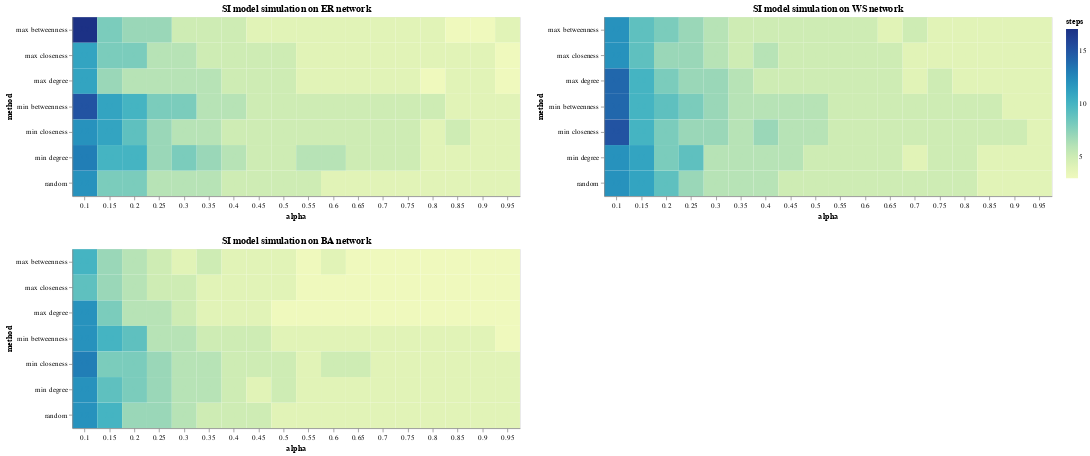

The notebook cell saved with this chart:
### Code cell
def create_heatmap(df: pd.DataFrame, G: Graph):
	"""
	Creates a heatmap of the number of steps needed to infect all nodes for each combination of alpha and method.

	Parameters
	----------
	df : pandas.DataFrame
	The dataframe containing the results of the simulations.
	graph : int
	The index of the graph to be plotted.

	Returns
	-------
	altair.Chart
	The heatmap.
	"""

	heat = alt.Chart(df[df['graph'] == G]).mark_rect().encode(
		x = alt.X('alpha:O',
					title='alpha',
					axis=alt.Axis(labelAngle=0)),
		y = alt.Y('method:O'),
		color = alt.Color('steps:Q', title='steps')
	).properties(
		width=600,
		height=240,
		title=f'SI model simulation on {G} network'
	)

	text = heat.mark_text(color='black').encode(
		text='steps:Q'
	)

	return heat + text

(create_heatmap(df, 'ER') & create_heatmap(df, 'BA')) | create_heatmap(df, 'WS')

### Figure 1 — Vega specification as saved in the notebook (floating-point values rounded to 4 significant figures)
{"$schema": "https://vega.github.io/schema/vega/v5.json", "data": [{"name": "source_0", "values": [{"alpha": 0.1, "method": "random", "steps": 12}, {"alpha": 0.1, "method": "max degree", "steps": 11}, {"alpha": 0.1, "method": "min degree", "steps": 13}, {"alpha": 0.1, "method": "max betweenness", "steps": 17}, {"alpha": 0.1, "method": "min betweenness", "steps": 15}, {"alpha": 0.1, "method": "max closeness", "steps": 11}, {"alpha": 0.1, "method": "min closeness", "steps": 12}, {"alpha": 0.15, "method": "random", "steps": 8}, {"alpha": 0.15, "method": "max degree", "steps": 7}, {"alpha": 0.15, "method": "min degree", "steps": 10}, {"alpha": 0.15, "method": "max betweenness", "steps": 8}, {"alpha": 0.15, "method": "min betweenness", "steps": 11}, {"alpha": 0.15, "method": "max closeness", "steps": 8}, {"alpha": 0.15, "method": "min closeness", "steps": 11}, {"alpha": 0.2, "method": "random", "steps": 8}, {"alpha": 0.2, "method": "max degree", "steps": 6}, {"alpha": 0.2, "method": "min degree", "steps": 10}, {"alpha": 0.2, "method": "max betweenness", "steps": 7}, {"alpha": 0.2, "method": "min betweenness", "steps": 10}, {"alpha": 0.2, "method": "max closeness", "steps": 8}, {"alpha": 0.2, "method": "min closeness", "steps": 9}, {"alpha": 0.25, "method": "random", "steps": 6}, {"alpha": 0.25, "method": "max degree", "steps": 6}, {"alpha": 0.25, "method": "min degree", "steps": 7}, {"alpha": 0.25, "method": "max betweenness", "steps": 7}, {"alpha": 0.25, "method": "min betweenness", "steps": 8}, {"alpha": 0.25, "method": "max closeness", "steps": 6}, {"alpha": 0.25, "method": "min closeness", "steps": 7}, {"alpha": 0.3, "method": "random", "steps": 6}, {"alpha": 0.3, "method": "max degree", "steps": 6}, {"alpha": 0.3, "method": "min degree", "steps": 8}, {"alpha": 0.3, "method": "max betweenness", "steps": 5}, {"alpha": 0.3, "method": "min betweenness", "steps": 8}, {"alpha": 0.3, "method": "max closeness", "steps": 6}, {"alpha": 0.3, "method": "min closeness", "steps": 6}, {"alpha": 0.35, "method": "random", "steps": 6}, {"alpha": 0.35, "method": "max degree", "steps": 6}, {"alpha": 0.35, "method": "min degree", "steps": 7}, {"alpha": 0.35, "method": "max betweenness", "steps": 5}, {"alpha": 0.35, "method": "min betweenness", "steps": 6}, {"alpha": 0.35, "method": "max closeness", "steps": 5}, {"alpha": 0.35, "method": "min closeness", "steps": 6}, {"alpha": 0.4, "method": "random", "steps": 5}, {"alpha": 0.4, "method": "max degree", "steps": 5}, {"alpha": 0.4, "method": "min degree", "steps": 6}, {"alpha": 0.4, "method": "max betweenness", "steps": 5}, {"alpha": 0.4, "method": "min betweenness", "steps": 6}, {"alpha": 0.4, "method": "max closeness", "steps": 5}, {"alpha": 0.4, "method": "min closeness", "steps": 5}, {"alpha": 0.45, "method": "random", "steps": 5}, {"alpha": 0.45, "method": "max degree", "steps": 5}, {"alpha": 0.45, "method": "min degree", "steps": 5}, {"alpha": 0.45, "method": "max betweenness", "steps": 4}, {"alpha": 0.45, "method": "min betweenness", "steps": 5}, {"alpha": 0.45, "method": "max closeness", "steps": 5}, {"alpha": 0.45, "method": "min closeness", "steps": 5}, {"alpha": 0.5, "method": "random", "steps": 5}, {"alpha": 0.5, "method": "max degree", "steps": 5}, {"alpha": 0.5, "method": "min degree", "steps": 5}, {"alpha": 0.5, "method": "max betweenness", "steps": 4}, {"alpha": 0.5, "method": "min betweenness", "steps": 5}, {"alpha": 0.5, "method": "max closeness", "steps": 5}, {"alpha": 0.5, "method": "min closeness", "steps": 5}, {"alpha": 0.55, "method": "random", "steps": 5}, {"alpha": 0.55, "method": "max degree", "steps": 4}, {"alpha": 0.55, "method": "min degree", "steps": 6}, {"alpha": 0.55, "method": "max betweenness", "steps": 4}, {"alpha": 0.55, "method": "min betweenness", "steps": 5}, {"alpha": 0.55, "method": "max closeness", "steps": 4}, {"alpha": 0.55, "method": "min closeness", "steps": 5}, {"alpha": 0.6, "method": "random", "steps": 4}, {"alpha": 0.6, "method": "max degree", "steps": 4}, {"alpha": 0.6, "method": "min degree", "steps": 6}, {"alpha": 0.6, "method": "max betweenness", "steps": 4}, {"alpha": 0.6, "method": "min betweenness", "steps": 5}, {"alpha": 0.6, "method": "max closeness", "steps": 4}, {"alpha": 0.6, "method": "min closeness", "steps": 5}, {"alpha": 0.65, "method": "random", "steps": 4}, {"alpha": 0.65, "method": "max degree", "steps": 4}, {"alpha": 0.65, "method": "min degree", "steps": 5}, {"alpha": 0.65, "method": "max betweenness", "steps": 4}, {"alpha": 0.65, "method": "min betweenness", "steps": 5}, {"alpha": 0.65, "method": "max closeness", "steps": 4}, {"alpha": 0.65, "method": "min closeness", "steps": 5}, {"alpha": 0.7, "method": "random", "steps": 4}, {"alpha": 0.7, "method": "max degree", "steps": 4}, {"alpha": 0.7, "method": "min degree", "steps": 5}, {"alpha": 0.7, "method": "max betweenness", "steps": 4}, {"alpha": 0.7, "method": "min betweenness", "steps": 5}, {"alpha": 0.7, "method": "max closeness", "steps": 4}, {"alpha": 0.7, "method": "min closeness", "steps": 5}, {"alpha": 0.75, "method": "random", "steps": 4}, {"alpha": 0.75, "method": "max degree", "steps": 4}, {"alpha": 0.75, "method": "min degree", "steps": 5}, {"alpha": 0.75, "method": "max betweenness", "steps": 4}, {"alpha": 0.75, "method": "min betweenness", "steps": 5}, {"alpha": 0.75, "method": "max closeness", "steps": 4}, {"alpha": 0.75, "method": "min closeness", "steps": 5}, {"alpha": 0.8, "method": "random", "steps": 4}, {"alpha": 0.8, "method": "max degree", "steps": 3}, {"alpha": 0.8, "method": "min degree", "steps": 4}, {"alpha": 0.8, "method": "max betweenness", "steps": 4}, {"alpha": 0.8, "method": "min betweenness", "steps": 5}, {"alpha": 0.8, "method": "max closeness", "steps": 4}, {"alpha": 0.8, "method": "min closeness", "steps": 4}, {"alpha": 0.85, "method": "random", "steps": 4}, {"alpha": 0.85, "method": "max degree", "steps": 4}, {"alpha": 0.85, "method": "min degree", "steps": 4}, {"alpha": 0.85, "method": "max betweenness", "steps": 3}, {"alpha": 0.85, "method": "min betweenness", "steps": 4}, {"alpha": 0.85, "method": "max closeness", "steps": 4}, {"alpha": 0.85, "method": "min closeness", "steps": 5}, {"alpha": 0.9, "method": "random", "steps": 4}, {"alpha": 0.9, "method": "max degree", "steps": 4}, {"alpha": 0.9, "method": "min degree", "steps": 4}, {"alpha": 0.9, "method": "max betweenness", "steps": 3}, {"alpha": 0.9, "method": "min betweenness", "steps": 4}, {"alpha": 0.9, "method": "max closeness", "steps": 4}, {"alpha": 0.9, "method": "min closeness", "steps": 4}, {"alpha": 0.95, "method": "random", "steps": 4}, {"alpha": 0.95, "method": "max degree", "steps": 3}, {"alpha": 0.95, "method": "min degree", "steps": 4}, {"alpha": 0.95, "method": "max betweenness", "steps": 4}, {"alpha": 0.95, "method": "min betweenness", "steps": 4}, {"alpha": 0.95, "method": "max closeness", "steps": 3}, {"alpha": 0.95, "method": "min closeness", "steps": 4}]}, {"name": "source_1", "values": [{"alpha": 0.1, "method": "random", "steps": 12}, {"alpha": 0.1, "method": "max degree", "steps": 12}, {"alpha": 0.1, "method": "min degree", "steps": 12}, {"alpha": 0.1, "method": "max betweenness", "steps": 10}, {"alpha": 0.1, "method": "min betweenness", "steps": 12}, {"alpha": 0.1, "method": "max closeness", "steps": 9}, {"alpha": 0.1, "method": "min closeness", "steps": 13}, {"alpha": 0.15, "method": "random", "steps": 10}, {"alpha": 0.15, "method": "max degree", "steps": 8}, {"alpha": 0.15, "method": "min degree", "steps": 9}, {"alpha": 0.15, "method": "max betweenness", "steps": 7}, {"alpha": 0.15, "method": "min betweenness", "steps": 10}, {"alpha": 0.15, "method": "max closeness", "steps": 7}, {"alpha": 0.15, "method": "min closeness", "steps": 8}, {"alpha": 0.2, "method": "random", "steps": 7}, {"alpha": 0.2, "method": "max degree", "steps": 6}, {"alpha": 0.2, "method": "min degree", "steps": 8}, {"alpha": 0.2, "method": "max betweenness", "steps": 6}, {"alpha": 0.2, "method": "min betweenness", "steps": 9}, {"alpha": 0.2, "method": "max closeness", "steps": 6}, {"alpha": 0.2, "method": "min closeness", "steps": 8}, {"alpha": 0.25, "method": "random", "steps": 7}, {"alpha": 0.25, "method": "max degree", "steps": 6}, {"alpha": 0.25, "method": "min degree", "steps": 7}, {"alpha": 0.25, "method": "max betweenness", "steps": 5}, {"alpha": 0.25, "method": "min betweenness", "steps": 6}, {"alpha": 0.25, "method": "max closeness", "steps": 5}, {"alpha": 0.25, "method": "min closeness", "steps": 7}, {"alpha": 0.3, "method": "random", "steps": 6}, {"alpha": 0.3, "method": "max degree", "steps": 5}, {"alpha": 0.3, "method": "min degree", "steps": 6}, {"alpha": 0.3, "method": "max betweenness", "steps": 4}, {"alpha": 0.3, "method": "min betweenness", "steps": 6}, {"alpha": 0.3, "method": "max closeness", "steps": 5}, {"alpha": 0.3, "method": "min closeness", "steps": 6}, {"alpha": 0.35, "method": "random", "steps": 5}, {"alpha": 0.35, "method": "max degree", "steps": 4}, {"alpha": 0.35, "method": "min degree", "steps": 6}, {"alpha": 0.35, "method": "max betweenness", "steps": 5}, {"alpha": 0.35, "method": "min betweenness", "steps": 5}, {"alpha": 0.35, "method": "max closeness", "steps": 4}, {"alpha": 0.35, "method": "min closeness", "steps": 6}, {"alpha": 0.4, "method": "random", "steps": 5}, {"alpha": 0.4, "method": "max degree", "steps": 4}, {"alpha": 0.4, "method": "min degree", "steps": 5}, {"alpha": 0.4, "method": "max betweenness", "steps": 4}, {"alpha": 0.4, "method": "min betweenness", "steps": 5}, {"alpha": 0.4, "method": "max closeness", "steps": 4}, {"alpha": 0.4, "method": "min closeness", "steps": 5}, {"alpha": 0.45, "method": "random", "steps": 5}, {"alpha": 0.45, "method": "max degree", "steps": 4}, {"alpha": 0.45, "method": "min degree", "steps": 4}, {"alpha": 0.45, "method": "max betweenness", "steps": 4}, {"alpha": 0.45, "method": "min betweenness", "steps": 5}, {"alpha": 0.45, "method": "max closeness", "steps": 4}, {"alpha": 0.45, "method": "min closeness", "steps": 5}, {"alpha": 0.5, "method": "random", "steps": 4}, {"alpha": 0.5, "method": "max degree", "steps": 3}, {"alpha": 0.5, "method": "min degree", "steps": 5}, {"alpha": 0.5, "method": "max betweenness", "steps": 4}, {"alpha": 0.5, "method": "min betweenness", "steps": 4}, {"alpha": 0.5, "method": "max closeness", "steps": 4}, {"alpha": 0.5, "method": "min closeness", "steps": 5}, {"alpha": 0.55, "method": "random", "steps": 4}, {"alpha": 0.55, "method": "max degree", "steps": 3}, {"alpha": 0.55, "method": "min degree", "steps": 4}, {"alpha": 0.55, "method": "max betweenness", "steps": 3}, {"alpha": 0.55, "method": "min betweenness", "steps": 4}, {"alpha": 0.55, "method": "max closeness", "steps": 3}, {"alpha": 0.55, "method": "min closeness", "steps": 4}, {"alpha": 0.6, "method": "random", "steps": 4}, {"alpha": 0.6, "method": "max degree", "steps": 3}, {"alpha": 0.6, "method": "min degree", "steps": 4}, {"alpha": 0.6, "method": "max betweenness", "steps": 4}, {"alpha": 0.6, "method": "min betweenness", "steps": 4}, {"alpha": 0.6, "method": "max closeness", "steps": 3}, {"alpha": 0.6, "method": "min closeness", "steps": 5}, {"alpha": 0.65, "method": "random", "steps": 4}, {"alpha": 0.65, "method": "max degree", "steps": 3}, {"alpha": 0.65, "method": "min degree", "steps": 4}, {"alpha": 0.65, "method": "max betweenness", "steps": 3}, {"alpha": 0.65, "method": "min betweenness", "steps": 4}, {"alpha": 0.65, "method": "max closeness", "steps": 3}, {"alpha": 0.65, "method": "min closeness", "steps": 5}, {"alpha": 0.7, "method": "random", "steps": 4}, {"alpha": 0.7, "method": "max degree", "steps": 3}, {"alpha": 0.7, "method": "min degree", "steps": 4}, {"alpha": 0.7, "method": "max betweenness", "steps": 3}, {"alpha": 0.7, "method": "min betweenness", "steps": 4}, {"alpha": 0.7, "method": "max closeness", "steps": 3}, {"alpha": 0.7, "method": "min closeness", "steps": 4}, {"alpha": 0.75, "method": "random", "steps": 4}, {"alpha": 0.75, "method": "max degree", "steps": 3}, {"alpha": 0.75, "method": "min degree", "steps": 4}, {"alpha": 0.75, "method": "max betweenness", "steps": 3}, {"alpha": 0.75, "method": "min betweenness", "steps": 4}, {"alpha": 0.75, "method": "max closeness", "steps": 3}, {"alpha": 0.75, "method": "min closeness", "steps": 4}, {"alpha": 0.8, "method": "random", "steps": 4}, {"alpha": 0.8, "method": "max degree", "steps": 3}, {"alpha": 0.8, "method": "min degree", "steps": 4}, {"alpha": 0.8, "method": "max betweenness", "steps": 3}, {"alpha": 0.8, "method": "min betweenness", "steps": 4}, {"alpha": 0.8, "method": "max closeness", "steps": 3}, {"alpha": 0.8, "method": "min closeness", "steps": 4}, {"alpha": 0.85, "method": "random", "steps": 4}, {"alpha": 0.85, "method": "max degree", "steps": 3}, {"alpha": 0.85, "method": "min degree", "steps": 4}, {"alpha": 0.85, "method": "max betweenness", "steps": 3}, {"alpha": 0.85, "method": "min betweenness", "steps": 4}, {"alpha": 0.85, "method": "max closeness", "steps": 3}, {"alpha": 0.85, "method": "min closeness", "steps": 4}, {"alpha": 0.9, "method": "random", "steps": 4}, {"alpha": 0.9, "method": "max degree", "steps": 3}, {"alpha": 0.9, "method": "min degree", "steps": 4}, {"alpha": 0.9, "method": "max betweenness", "steps": 3}, {"alpha": 0.9, "method": "min betweenness", "steps": 4}, {"alpha": 0.9, "method": "max closeness", "steps": 3}, {"alpha": 0.9, "method": "min closeness", "steps": 4}, {"alpha": 0.95, "method": "random", "steps": 4}, {"alpha": 0.95, "method": "max degree", "steps": 3}, {"alpha": 0.95, "method": "min degree", "steps": 4}, {"alpha": 0.95, "method": "max betweenness", "steps": 3}, {"alpha": 0.95, "method": "min betweenness", "steps": 3}, {"alpha": 0.95, "method": "max closeness", "steps": 3}, {"alpha": 0.95, "method": "min closeness", "steps": 4}]}, {"name": "source_2", "values": [{"alpha": 0.1, "method": "random", "steps": 12}, {"alpha": 0.1, "method": "max degree", "steps": 14}, {"alpha": 0.1, "method": "min degree", "steps": 12}, {"alpha": 0.1, "method": "max betweenness", "steps": 12}, {"alpha": 0.1, "method": "min betweenness", "steps": 14}, {"alpha": 0.1, "method": "max closeness", "steps": 12}, {"alpha": 0.1, "method": "min closeness", "steps": 15}, {"alpha": 0.15, "method": "random", "steps": 11}, {"alpha": 0.15, "method": "max degree", "steps": 10}, {"alpha": 0.15, "method": "min degree", "steps": 11}, {"alpha": 0.15, "method": "max betweenness", "steps": 9}, {"alpha": 0.15, "method": "min betweenness", "steps": 10}, {"alpha": 0.15, "method": "max closeness", "steps": 9}, {"alpha": 0.15, "method": "min closeness", "steps": 10}, {"alpha": 0.2, "method": "random", "steps": 9}, {"alpha": 0.2, "method": "max degree", "steps": 8}, {"alpha": 0.2, "method": "min degree", "steps": 8}, {"alpha": 0.2, "method": "max betweenness", "steps": 8}, {"alpha": 0.2, "method": "min betweenness", "steps": 9}, {"alpha": 0.2, "method": "max closeness", "steps": 7}, {"alpha": 0.2, "method": "min closeness", "steps": 8}, {"alpha": 0.25, "method": "random", "steps": 7}, {"alpha": 0.25, "method": "max degree", "steps": 7}, {"alpha": 0.25, "method": "min degree", "steps": 9}, {"alpha": 0.25, "method": "max betweenness", "steps": 7}, {"alpha": 0.25, "method": "min betweenness", "steps": 8}, {"alpha": 0.25, "method": "max closeness", "steps": 7}, {"alpha": 0.25, "method": "min closeness", "steps": 7}, {"alpha": 0.3, "method": "random", "steps": 6}, {"alpha": 0.3, "method": "max degree", "steps": 7}, {"alpha": 0.3, "method": "min degree", "steps": 6}, {"alpha": 0.3, "method": "max betweenness", "steps": 6}, {"alpha": 0.3, "method": "min betweenness", "steps": 7}, {"alpha": 0.3, "method": "max closeness", "steps": 6}, {"alpha": 0.3, "method": "min closeness", "steps": 7}, {"alpha": 0.35, "method": "random", "steps": 6}, {"alpha": 0.35, "method": "max degree", "steps": 6}, {"alpha": 0.35, "method": "min degree", "steps": 6}, {"alpha": 0.35, "method": "max betweenness", "steps": 5}, {"alpha": 0.35, "method": "min betweenness", "steps": 6}, {"alpha": 0.35, "method": "max closeness", "steps": 5}, {"alpha": 0.35, "method": "min closeness", "steps": 6}, {"alpha": 0.4, "method": "random", "steps": 6}, {"alpha": 0.4, "method": "max degree", "steps": 5}, {"alpha": 0.4, "method": "min degree", "steps": 6}, {"alpha": 0.4, "method": "max betweenness", "steps": 5}, {"alpha": 0.4, "method": "min betweenness", "steps": 6}, {"alpha": 0.4, "method": "max closeness", "steps": 6}, {"alpha": 0.4, "method": "min closeness", "steps": 7}, {"alpha": 0.45, "method": "random", "steps": 5}, {"alpha": 0.45, "method": "max degree", "steps": 5}, {"alpha": 0.45, "method": "min degree", "steps": 6}, {"alpha": 0.45, "method": "max betweenness", "steps": 5}, {"alpha": 0.45, "method": "min betweenness", "steps": 6}, {"alpha": 0.45, "method": "max closeness", "steps": 5}, {"alpha": 0.45, "method": "min closeness", "steps": 6}, {"alpha": 0.5, "method": "random", "steps": 5}, {"alpha": 0.5, "method": "max degree", "steps": 5}, {"alpha": 0.5, "method": "min degree", "steps": 5}, {"alpha": 0.5, "method": "max betweenness", "steps": 5}, {"alpha": 0.5, "method": "min betweenness", "steps": 6}, {"alpha": 0.5, "method": "max closeness", "steps": 5}, {"alpha": 0.5, "method": "min closeness", "steps": 6}, {"alpha": 0.55, "method": "random", "steps": 5}, {"alpha": 0.55, "method": "max degree", "steps": 5}, {"alpha": 0.55, "method": "min degree", "steps": 5}, {"alpha": 0.55, "method": "max betweenness", "steps": 5}, {"alpha": 0.55, "method": "min betweenness", "steps": 5}, {"alpha": 0.55, "method": "max closeness", "steps": 5}, {"alpha": 0.55, "method": "min closeness", "steps": 5}, {"alpha": 0.6, "method": "random", "steps": 5}, {"alpha": 0.6, "method": "max degree", "steps": 5}, {"alpha": 0.6, "method": "min degree", "steps": 5}, {"alpha": 0.6, "method": "max betweenness", "steps": 5}, {"alpha": 0.6, "method": "min betweenness", "steps": 5}, {"alpha": 0.6, "method": "max closeness", "steps": 5}, {"alpha": 0.6, "method": "min closeness", "steps": 5}, {"alpha": 0.65, "method": "random", "steps": 5}, {"alpha": 0.65, "method": "max degree", "steps": 5}, {"alpha": 0.65, "method": "min degree", "steps": 5}, {"alpha": 0.65, "method": "max betweenness", "steps": 4}, {"alpha": 0.65, "method": "min betweenness", "steps": 5}, {"alpha": 0.65, "method": "max closeness", "steps": 5}, {"alpha": 0.65, "method": "min closeness", "steps": 5}, {"alpha": 0.7, "method": "random", "steps": 5}, {"alpha": 0.7, "method": "max degree", "steps": 4}, {"alpha": 0.7, "method": "min degree", "steps": 4}, {"alpha": 0.7, "method": "max betweenness", "steps": 5}, {"alpha": 0.7, "method": "min betweenness", "steps": 5}, {"alpha": 0.7, "method": "max closeness", "steps": 4}, {"alpha": 0.7, "method": "min closeness", "steps": 5}, {"alpha": 0.75, "method": "random", "steps": 5}, {"alpha": 0.75, "method": "max degree", "steps": 5}, {"alpha": 0.75, "method": "min degree", "steps": 5}, {"alpha": 0.75, "method": "max betweenness", "steps": 4}, {"alpha": 0.75, "method": "min betweenness", "steps": 5}, {"alpha": 0.75, "method": "max closeness", "steps": 4}, {"alpha": 0.75, "method": "min closeness", "steps": 5}, {"alpha": 0.8, "method": "random", "steps": 5}, {"alpha": 0.8, "method": "max degree", "steps": 4}, {"alpha": 0.8, "method": "min degree", "steps": 5}, {"alpha": 0.8, "method": "max betweenness", "steps": 4}, {"alpha": 0.8, "method": "min betweenness", "steps": 5}, {"alpha": 0.8, "method": "max closeness", "steps": 4}, {"alpha": 0.8, "method": "min closeness", "steps": 5}, {"alpha": 0.85, "method": "random", "steps": 4}, {"alpha": 0.85, "method": "max degree", "steps": 4}, {"alpha": 0.85, "method": "min degree", "steps": 4}, {"alpha": 0.85, "method": "max betweenness", "steps": 4}, {"alpha": 0.85, "method": "min betweenness", "steps": 5}, {"alpha": 0.85, "method": "max closeness", "steps": 4}, {"alpha": 0.85, "method": "min closeness", "steps": 5}, {"alpha": 0.9, "method": "random", "steps": 4}, {"alpha": 0.9, "method": "max degree", "steps": 4}, {"alpha": 0.9, "method": "min degree", "steps": 4}, {"alpha": 0.9, "method": "max betweenness", "steps": 4}, {"alpha": 0.9, "method": "min betweenness", "steps": 4}, {"alpha": 0.9, "method": "max closeness", "steps": 4}, {"alpha": 0.9, "method": "min closeness", "steps": 5}, {"alpha": 0.95, "method": "random", "steps": 4}, {"alpha": 0.95, "method": "max degree", "steps": 4}, {"alpha": 0.95, "method": "min degree", "steps": 4}, {"alpha": 0.95, "method": "max betweenness", "steps": 4}, {"alpha": 0.95, "method": "min betweenness", "steps": 4}, {"alpha": 0.95, "method": "max closeness", "steps": 4}, {"alpha": 0.95, "method": "min closeness", "steps": 4}]}, {"name": "source_0_concat_0_concat_0_x_domain_alpha", "values": [{"alpha": 0.1}, {"alpha": 0.15}, {"alpha": 0.2}, {"alpha": 0.25}, {"alpha": 0.3}, {"alpha": 0.35}, {"alpha": 0.4}, {"alpha": 0.45}, {"alpha": 0.5}, {"alpha": 0.55}, {"alpha": 0.6}, {"alpha": 0.65}, {"alpha": 0.7}, {"alpha": 0.75}, {"alpha": 0.8}, {"alpha": 0.85}, {"alpha": 0.9}, {"alpha": 0.95}]}, {"name": "source_0_concat_0_concat_0_y_domain_method", "values": [{"method": "random"}, {"method": "max degree"}, {"method": "min degree"}, {"method": "max betweenness"}, {"method": "min betweenness"}, {"method": "max closeness"}, {"method": "min closeness"}]}, {"name": "source_1_concat_0_concat_1_x_domain_alpha", "values": [{"alpha": 0.1}, {"alpha": 0.15}, {"alpha": 0.2}, {"alpha": 0.25}, {"alpha": 0.3}, {"alpha": 0.35}, {"alpha": 0.4}, {"alpha": 0.45}, {"alpha": 0.5}, {"alpha": 0.55}, {"alpha": 0.6}, {"alpha": 0.65}, {"alpha": 0.7}, {"alpha": 0.75}, {"alpha": 0.8}, {"alpha": 0.85}, {"alpha": 0.9}, {"alpha": 0.95}]}, {"name": "source_1_concat_0_concat_1_y_domain_method", "values": [{"method": "random"}, {"method": "max degree"}, {"method": "min degree"}, {"method": "max betweenness"}, {"method": "min betweenness"}, {"method": "max closeness"}, {"method": "min closeness"}]}, {"name": "source_2_concat_1_x_domain_alpha", "values": [{"alpha": 0.1}, {"alpha": 0.15}, {"alpha": 0.2}, {"alpha": 0.25}, {"alpha": 0.3}, {"alpha": 0.35}, {"alpha": 0.4}, {"alpha": 0.45}, {"alpha": 0.5}, {"alpha": 0.55}, {"alpha": 0.6}, {"alpha": 0.65}, {"alpha": 0.7}, {"alpha": 0.75}, {"alpha": 0.8}, {"alpha": 0.85}, {"alpha": 0.9}, {"alpha": 0.95}]}, {"name": "source_2_concat_1_y_domain_method", "values": [{"method": "random"}, {"method": "max degree"}, {"method": "min degree"}, {"method": "max betweenness"}, {"method": "min betweenness"}, {"method": "max closeness"}, {"method": "min closeness"}]}], "signals": [{"name": "childWidth", "value": 600}, {"name": "concat_0_childHeight", "value": 240}, {"name": "concat_1_height", "value": 240}], "marks": [{"type": "group", "name": "concat_0_group", "marks": [{"type": "group", "name": "concat_0_concat_0_group", "encode": {"update": {"height": {"signal": "concat_0_childHeight"}, "width": {"signal": "childWidth"}}}, "marks": [{"type": "rect", "name": "concat_0_concat_0_layer_0_marks", "from": {"data": "source_0"}, "encode": {"update": {"width": {"signal": "max(0.25, bandwidth('concat_0_concat_0_x'))"}, "y": {"field": "method", "scale": "concat_0_concat_0_y"}, "height": {"signal": "max(0.25, bandwidth('concat_0_concat_0_y'))"}, "x": {"field": "alpha", "scale": "concat_0_concat_0_x"}, "description": {"signal": "\"alpha: \" + (isValid(datum[\"alpha\"]) ? datum[\"alpha\"] : \"\"+datum[\"alpha\"]) + \"; method: \" + (isValid(datum[\"method\"]) ? datum[\"method\"] : \"\"+datum[\"method\"]) + \"; steps: \" + (format(datum[\"steps\"], \"\"))"}, "fill": {"field": "steps", "scale": "color"}}}, "style": ["rect"]}, {"type": "text", "name": "concat_0_concat_0_layer_1_marks", "from": {"data": "source_0"}, "encode": {"update": {"y": {"field": "method", "scale": "concat_0_concat_0_y", "band": 0.5}, "fill": {"field": "steps", "scale": "color"}, "x": {"field": "alpha", "scale": "concat_0_concat_0_x", "band": 0.5}, "text": {"signal": "format(datum[\"steps\"], \"\")"}, "baseline": {"value": "middle"}, "description": {"signal": "\"alpha: \" + (isValid(datum[\"alpha\"]) ? datum[\"alpha\"] : \"\"+datum[\"alpha\"]) + \"; method: \" + (isValid(datum[\"method\"]) ? datum[\"method\"] : \"\"+datum[\"method\"]) + \"; steps: \" + (format(datum[\"steps\"], \"\"))"}, "align": {"value": "center"}}}, "style": ["text"]}], "axes": [{"scale": "concat_0_concat_0_x", "labelAngle": 0, "grid": false, "labelBaseline": "top", "zindex": 1, "orient": "bottom", "title": "alpha"}, {"scale": "concat_0_concat_0_y", "title": "method", "orient": "left", "grid": false, "zindex": 1}], "title": {"text": "SI model simulation on ER network", "frame": "group"}, "style": "cell"}, {"type": "group", "name": "concat_0_concat_1_group", "encode": {"update": {"width": {"signal": "childWidth"}, "height": {"signal": "concat_0_childHeight"}}}, "marks": [{"type": "rect", "name": "concat_0_concat_1_layer_0_marks", "from": {"data": "source_1"}, "encode": {"update": {"height": {"signal": "max(0.25, bandwidth('concat_0_concat_1_y'))"}, "y": {"field": "method", "scale": "concat_0_concat_1_y"}, "fill": {"field": "steps", "scale": "color"}, "description": {"signal": "\"alpha: \" + (isValid(datum[\"alpha\"]) ? datum[\"alpha\"] : \"\"+datum[\"alpha\"]) + \"; method: \" + (isValid(datum[\"method\"]) ? datum[\"method\"] : \"\"+datum[\"method\"]) + \"; steps: \" + (format(datum[\"steps\"], \"\"))"}, "x": {"field": "alpha", "scale": "concat_0_concat_1_x"}, "width": {"signal": "max(0.25, bandwidth('concat_0_concat_1_x'))"}}}, "style": ["rect"]}, {"type": "text", "name": "concat_0_concat_1_layer_1_marks", "from": {"data": "source_1"}, "encode": {"update": {"description": {"signal": "\"alpha: \" + (isValid(datum[\"alpha\"]) ? datum[\"alpha\"] : \"\"+datum[\"alpha\"]) + \"; method: \" + (isValid(datum[\"method\"]) ? datum[\"method\"] : \"\"+datum[\"method\"]) + \"; steps: \" + (format(datum[\"steps\"], \"\"))"}, "y": {"field": "method", "scale": "concat_0_concat_1_y", "band": 0.5}, "text": {"signal": "format(datum[\"steps\"], \"\")"}, "fill": {"field": "steps", "scale": "color"}, "baseline": {"value": "middle"}, "x": {"field": "alpha", "scale": "concat_0_concat_1_x", "band": 0.5}, "align": {"value": "center"}}}, "style": ["text"]}], "axes": [{"scale": "concat_0_concat_1_x", "grid": false, "orient": "bottom", "labelAngle": 0, "labelBaseline": "top", "zindex": 1, "title": "alpha"}, {"scale": "concat_0_concat_1_y", "grid": false, "orient": "left", "zindex": 1, "title": "method"}], "title": {"text": "SI model simulation on BA network", "frame": "group"}, "style": "cell"}], "layout": {"padding": 20, "columns": 1, "bounds": "full", "align": "each"}}, {"type": "group", "name": "concat_1_group", "encode": {"update": {"height": {"signal": "concat_1_height"}, "width": {"signal": "childWidth"}}}, "marks": [{"type": "rect", "name": "concat_1_layer_0_marks", "from": {"data": "source_2"}, "encode": {"update": {"x": {"field": "alpha", "scale": "concat_1_x"}, "width": {"signal": "max(0.25, bandwidth('concat_1_x'))"}, "description": {"signal": "\"alpha: \" + (isValid(datum[\"alpha\"]) ? datum[\"alpha\"] : \"\"+datum[\"alpha\"]) + \"; method: \" + (isValid(datum[\"method\"]) ? datum[\"method\"] : \"\"+datum[\"method\"]) + \"; steps: \" + (format(datum[\"steps\"], \"\"))"}, "fill": {"field": "steps", "scale": "color"}, "y": {"field": "method", "scale": "concat_1_y"}, "height": {"signal": "max(0.25, bandwidth('concat_1_y'))"}}}, "style": ["rect"]}, {"type": "text", "name": "concat_1_layer_1_marks", "from": {"data": "source_2"}, "encode": {"update": {"align": {"value": "center"}, "text": {"signal": "format(datum[\"steps\"], \"\")"}, "baseline": {"value": "middle"}, "fill": {"field": "steps", "scale": "color"}, "x": {"field": "alpha", "scale": "concat_1_x", "band": 0.5}, "description": {"signal": "\"alpha: \" + (isValid(datum[\"alpha\"]) ? datum[\"alpha\"] : \"\"+datum[\"alpha\"]) + \"; method: \" + (isValid(datum[\"method\"]) ? datum[\"method\"] : \"\"+datum[\"method\"]) + \"; steps: \" + (format(datum[\"steps\"], \"\"))"}, "y": {"field": "method", "scale": "concat_1_y", "band": 0.5}}}, "style": ["text"]}], "axes": [{"scale": "concat_1_x", "labelBaseline": "top", "labelAngle": 0, "grid": false, "title": "alpha", "orient": "bottom", "zindex": 1}, {"scale": "concat_1_y", "orient": "left", "grid": false, "title": "method", "zindex": 1}], "title": {"text": "SI model simulation on WS network", "frame": "group"}, "style": "cell"}], "scales": [{"name": "color", "type": "linear", "domain": {"fields": [{"data": "source_0", "field": "steps"}, {"data": "source_1", "field": "steps"}, {"data": "source_2", "field": "steps"}]}, "range": "heatmap", "interpolate": "hcl", "zero": false}, {"name": "concat_0_concat_0_x", "type": "band", "domain": {"data": "source_0_concat_0_concat_0_x_domain_alpha", "field": "alpha", "sort": true}, "range": [0, {"signal": "childWidth"}], "paddingOuter": 0, "paddingInner": 0}, {"name": "concat_0_concat_0_y", "type": "band", "domain": {"data": "source_0_concat_0_concat_0_y_domain_method", "field": "method", "sort": true}, "range": [0, {"signal": "concat_0_childHeight"}], "paddingOuter": 0, "paddingInner": 0}, {"name": "concat_0_concat_1_x", "type": "band", "domain": {"data": "source_1_concat_0_concat_1_x_domain_alpha", "field": "alpha", "sort": true}, "range": [0, {"signal": "childWidth"}], "paddingInner": 0, "paddingOuter": 0}, {"name": "concat_0_concat_1_y", "type": "band", "domain": {"data": "source_1_concat_0_concat_1_y_domain_method", "field": "method", "sort": true}, "range": [0, {"signal": "concat_0_childHeight"}], "paddingInner": 0, "paddingOuter": 0}, {"name": "concat_1_x", "type": "band", "domain": {"data": "source_2_concat_1_x_domain_alpha", "field": "alpha", "sort": true}, "range": [0, {"signal": "childWidth"}], "paddingOuter": 0, "paddingInner": 0}, {"name": "concat_1_y", "type": "band", "domain": {"data": "source_2_concat_1_y_domain_method", "field": "method", "sort": true}, "range": [0, {"signal": "concat_1_height"}], "paddingOuter": 0, "paddingInner": 0}], "legends": [{"title": "steps", "fill": "color", "gradientLength": {"signal": "clamp(concat_0_childHeight, 64, 200)"}}], "padding": 5, "background": "white", "layout": {"padding": 20, "bounds": "full", "align": "each"}}
